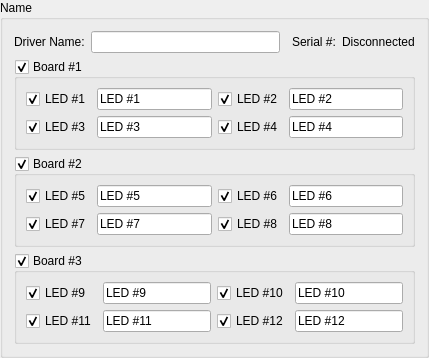
             <widget class="QGroupBox" name="configure_name_box">
              <property name="toolTip">
               <string>Set a unique name for the LED driver and each connected LED</string>
              </property>
              <property name="title">
               <string>Name</string>
              </property>
              <layout class="QGridLayout" name="gridLayout_40">
               <item row="3" column="3">
                <widget class="QLabel" name="configure_name_driver_serial_label1">
                 <property name="toolTip">
                  <string>Serial number for selected LED driver.  This can be editted in the driver code - see manual for details.</string>
                 </property>
                 <property name="lineWidth">
                  <number>10</number>
                 </property>
                 <property name="text">
                  <string>Serial #:</string>
                 </property>
                </widget>
               </item>
               <item row="6" column="0" colspan="5">
                <widget class="QGroupBox" name="configure_name_board3_box">
                 <property name="title">
                  <string>Board #3</string>
                 </property>
                 <property name="checkable">
                  <bool>true</bool>
                 </property>
                 <layout class="QGridLayout" name="gridLayout_20">
                  <item row="0" column="3">
                   <widget class="QLineEdit" name="configure_name_LED32_line_edit">
                    <property name="toolTip">
                     <string>Enter a unique name for LED channel #2 (optional)</string>
                    </property>
                    <property name="text">
                     <string>LED #10</string>
                    </property>
                    <property name="maxLength">
                     <number>15</number>
                    </property>
                   </widget>
                  </item>
                  <item row="1" column="2">
                   <widget class="QCheckBox" name="configure_name_LED34_box">
                    <property name="toolTip">
                     <string>Check this box to activate LED channel #4</string>
                    </property>
                    <property name="text">
                     <string>LED #12</string>
                    </property>
                    <property name="checked">
                     <bool>true</bool>
                    </property>
                   </widget>
                  </item>
                  <item row="0" column="0">
                   <widget class="QCheckBox" name="configure_name_LED31_box">
                    <property name="enabled">
                     <bool>true</bool>
                    </property>
                    <property name="toolTip">
                     <string>Check this box to activate LED channel #1</string>
                    </property>
                    <property name="text">
                     <string>LED #9</string>
                    </property>
                    <property name="checkable">
                     <bool>true</bool>
                    </property>
                    <property name="checked">
                     <bool>true</bool>
                    </property>
                   </widget>
                  </item>
                  <item row="1" column="0">
                   <widget class="QCheckBox" name="configure_name_LED33_box">
                    <property name="toolTip">
                     <string>Check this box to activate LED channel #3</string>
                    </property>
                    <property name="text">
                     <string>LED #11</string>
                    </property>
                    <property name="checked">
                     <bool>true</bool>
                    </property>
                   </widget>
                  </item>
                  <item row="0" column="2">
                   <widget class="QCheckBox" name="configure_name_LED32_box">
                    <property name="toolTip">
                     <string>Check this box to activate LED channel #2</string>
                    </property>
                    <property name="text">
                     <string>LED #10</string>
                    </property>
                    <property name="checked">
                     <bool>true</bool>
                    </property>
                   </widget>
                  </item>
                  <item row="1" column="3">
                   <widget class="QLineEdit" name="configure_name_LED34_line_edit">
                    <property name="toolTip">
                     <string>Enter a unique name for LED channel #4 (optional)</string>
                    </property>
                    <property name="text">
                     <string>LED #12</string>
                    </property>
                    <property name="maxLength">
                     <number>15</number>
                    </property>
                   </widget>
                  </item>
                  <item row="0" column="1">
                   <widget class="QLineEdit" name="configure_name_LED31_line_edit">
                    <property name="toolTip">
                     <string>Enter a unique name for LED channel #1 (optional)</string>
                    </property>
                    <property name="text">
                     <string>LED #9</string>
                    </property>
                    <property name="maxLength">
                     <number>15</number>
                    </property>
                   </widget>
                  </item>
                  <item row="1" column="1">
                   <widget class="QLineEdit" name="configure_name_LED33_line_edit">
                    <property name="toolTip">
                     <string>Enter a unique name for LED channel #3 (optional)</string>
                    </property>
                    <property name="text">
                     <string>LED #11</string>
                    </property>
                    <property name="maxLength">
                     <number>15</number>
                    </property>
                   </widget>
                  </item>
                 </layout>
                </widget>
               </item>
               <item row="3" column="0">
                <widget class="QLabel" name="configure_name_driver_label">
                 <property name="toolTip">
                  <string>Enter a unique name for the LED driver (optional)</string>
                 </property>
                 <property name="text">
                  <string>Driver Name:</string>
                 </property>
                </widget>
               </item>
               <item row="3" column="1">
                <widget class="QLineEdit" name="configure_name_driver_line_edit">
                 <property name="toolTip">
                  <string>Enter a unique name for the LED driver (optional)</string>
                 </property>
                 <property name="text">
                  <string/>
                 </property>
                 <property name="maxLength">
                  <number>15</number>
                 </property>
                </widget>
               </item>
               <item row="3" column="4">
                <widget class="QLabel" name="configure_name_driver_serial_label2">
                 <property name="text">
                  <string>Disconnected</string>
                 </property>
                </widget>
               </item>
               <item row="4" column="0" colspan="5">
                <widget class="QGroupBox" name="configure_name_board1_box">
                 <property name="title">
                  <string>Board #1</string>
                 </property>
                 <property name="checkable">
                  <bool>true</bool>
                 </property>
                 <layout class="QGridLayout" name="gridLayout_21">
                  <property name="leftMargin">
                   <number>9</number>
                  </property>
                  <property name="rightMargin">
                   <number>9</number>
                  </property>
                  <item row="0" column="0">
                   <widget class="QCheckBox" name="configure_name_LED11_box">
                    <property name="enabled">
                     <bool>true</bool>
                    </property>
                    <property name="toolTip">
                     <string>Check this box to activate LED channel #1</string>
                    </property>
                    <property name="text">
                     <string>LED #1</string>
                    </property>
                    <property name="checkable">
                     <bool>true</bool>
                    </property>
                    <property name="checked">
                     <bool>true</bool>
                    </property>
                   </widget>
                  </item>
                  <item row="0" column="1">
                   <widget class="QLineEdit" name="configure_name_LED11_line_edit">
                    <property name="toolTip">
                     <string>Enter a unique name for LED channel #1 (optional)</string>
                    </property>
                    <property name="text">
                     <string>LED #1</string>
                    </property>
                    <property name="maxLength">
                     <number>15</number>
                    </property>
                   </widget>
                  </item>
                  <item row="0" column="2">
                   <widget class="QCheckBox" name="configure_name_LED12_box">
                    <property name="toolTip">
                     <string>Check this box to activate LED channel #2</string>
                    </property>
                    <property name="text">
                     <string>LED #2</string>
                    </property>
                    <property name="checked">
                     <bool>true</bool>
                    </property>
                   </widget>
                  </item>
                  <item row="0" column="3">
                   <widget class="QLineEdit" name="configure_name_LED12_line_edit">
                    <property name="toolTip">
                     <string>Enter a unique name for LED channel #2 (optional)</string>
                    </property>
                    <property name="text">
                     <string>LED #2</string>
                    </property>
                    <property name="maxLength">
                     <number>15</number>
                    </property>
                   </widget>
                  </item>
                  <item row="1" column="0">
                   <widget class="QCheckBox" name="configure_name_LED13_box">
                    <property name="toolTip">
                     <string>Check this box to activate LED channel #3</string>
                    </property>
                    <property name="text">
                     <string>LED #3</string>
                    </property>
                    <property name="checked">
                     <bool>true</bool>
                    </property>
                   </widget>
                  </item>
                  <item row="1" column="1">
                   <widget class="QLineEdit" name="configure_name_LED13_line_edit">
                    <property name="toolTip">
                     <string>Enter a unique name for LED channel #3 (optional)</string>
                    </property>
                    <property name="text">
                     <string>LED #3</string>
                    </property>
                    <property name="maxLength">
                     <number>15</number>
                    </property>
                   </widget>
                  </item>
                  <item row="1" column="2">
                   <widget class="QCheckBox" name="configure_name_LED14_box">
                    <property name="toolTip">
                     <string>Check this box to activate LED channel #4</string>
                    </property>
                    <property name="text">
                     <string>LED #4</string>
                    </property>
                    <property name="checked">
                     <bool>true</bool>
                    </property>
                   </widget>
                  </item>
                  <item row="1" column="3">
                   <widget class="QLineEdit" name="configure_name_LED14_line_edit">
                    <property name="toolTip">
                     <string>Enter a unique name for LED channel #4 (optional)</string>
                    </property>
                    <property name="text">
                     <string>LED #4</string>
                    </property>
                    <property name="maxLength">
                     <number>15</number>
                    </property>
                   </widget>
                  </item>
                 </layout>
                </widget>
               </item>
               <item row="5" column="0" colspan="5">
                <widget class="QGroupBox" name="configure_name_board2_box">
                 <property name="title">
                  <string>Board #2</string>
                 </property>
                 <property name="checkable">
                  <bool>true</bool>
                 </property>
                 <layout class="QGridLayout" name="gridLayout_15">
                  <property name="leftMargin">
                   <number>9</number>
                  </property>
                  <property name="rightMargin">
                   <number>9</number>
                  </property>
                  <item row="0" column="1">
                   <widget class="QLineEdit" name="configure_name_LED21_line_edit">
                    <property name="toolTip">
                     <string>Enter a unique name for LED channel #1 (optional)</string>
                    </property>
                    <property name="text">
                     <string>LED #5</string>
                    </property>
                    <property name="maxLength">
                     <number>15</number>
                    </property>
                   </widget>
                  </item>
                  <item row="0" column="3">
                   <widget class="QLineEdit" name="configure_name_LED22_line_edit">
                    <property name="toolTip">
                     <string>Enter a unique name for LED channel #2 (optional)</string>
                    </property>
                    <property name="text">
                     <string>LED #6</string>
                    </property>
                    <property name="maxLength">
                     <number>15</number>
                    </property>
                   </widget>
                  </item>
                  <item row="0" column="2">
                   <widget class="QCheckBox" name="configure_name_LED22_box">
                    <property name="toolTip">
                     <string>Check this box to activate LED channel #2</string>
                    </property>
                    <property name="text">
                     <string>LED #6</string>
                    </property>
                    <property name="checked">
                     <bool>true</bool>
                    </property>
                   </widget>
                  </item>
                  <item row="0" column="0">
                   <widget class="QCheckBox" name="configure_name_LED21_box">
                    <property name="enabled">
                     <bool>true</bool>
                    </property>
                    <property name="toolTip">
                     <string>Check this box to activate LED channel #1</string>
                    </property>
                    <property name="text">
                     <string>LED #5</string>
                    </property>
                    <property name="checkable">
                     <bool>true</bool>
                    </property>
                    <property name="checked">
                     <bool>true</bool>
                    </property>
                   </widget>
                  </item>
                  <item row="1" column="0">
                   <widget class="QCheckBox" name="configure_name_LED23_box">
                    <property name="toolTip">
                     <string>Check this box to activate LED channel #3</string>
                    </property>
                    <property name="text">
                     <string>LED #7</string>
                    </property>
                    <property name="checked">
                     <bool>true</bool>
                    </property>
                   </widget>
                  </item>
                  <item row="1" column="2">
                   <widget class="QCheckBox" name="configure_name_LED24_box">
                    <property name="toolTip">
                     <string>Check this box to activate LED channel #4</string>
                    </property>
                    <property name="text">
                     <string>LED #8</string>
                    </property>
                    <property name="checked">
                     <bool>true</bool>
                    </property>
                   </widget>
                  </item>
                  <item row="1" column="1">
                   <widget class="QLineEdit" name="configure_name_LED23_line_edit">
                    <property name="toolTip">
                     <string>Enter a unique name for LED channel #3 (optional)</string>
                    </property>
                    <property name="text">
                     <string>LED #7</string>
                    </property>
                    <property name="maxLength">
                     <number>15</number>
                    </property>
                   </widget>
                  </item>
                  <item row="1" column="3">
                   <widget class="QLineEdit" name="configure_name_LED24_line_edit">
                    <property name="toolTip">
                     <string>Enter a unique name for LED channel #4 (optional)</string>
                    </property>
                    <property name="text">
                     <string>LED #8</string>
                    </property>
                    <property name="maxLength">
                     <number>15</number>
                    </property>
                   </widget>
                  </item>
                 </layout>
                </widget>
               </item>
              </layout>
             </widget>
